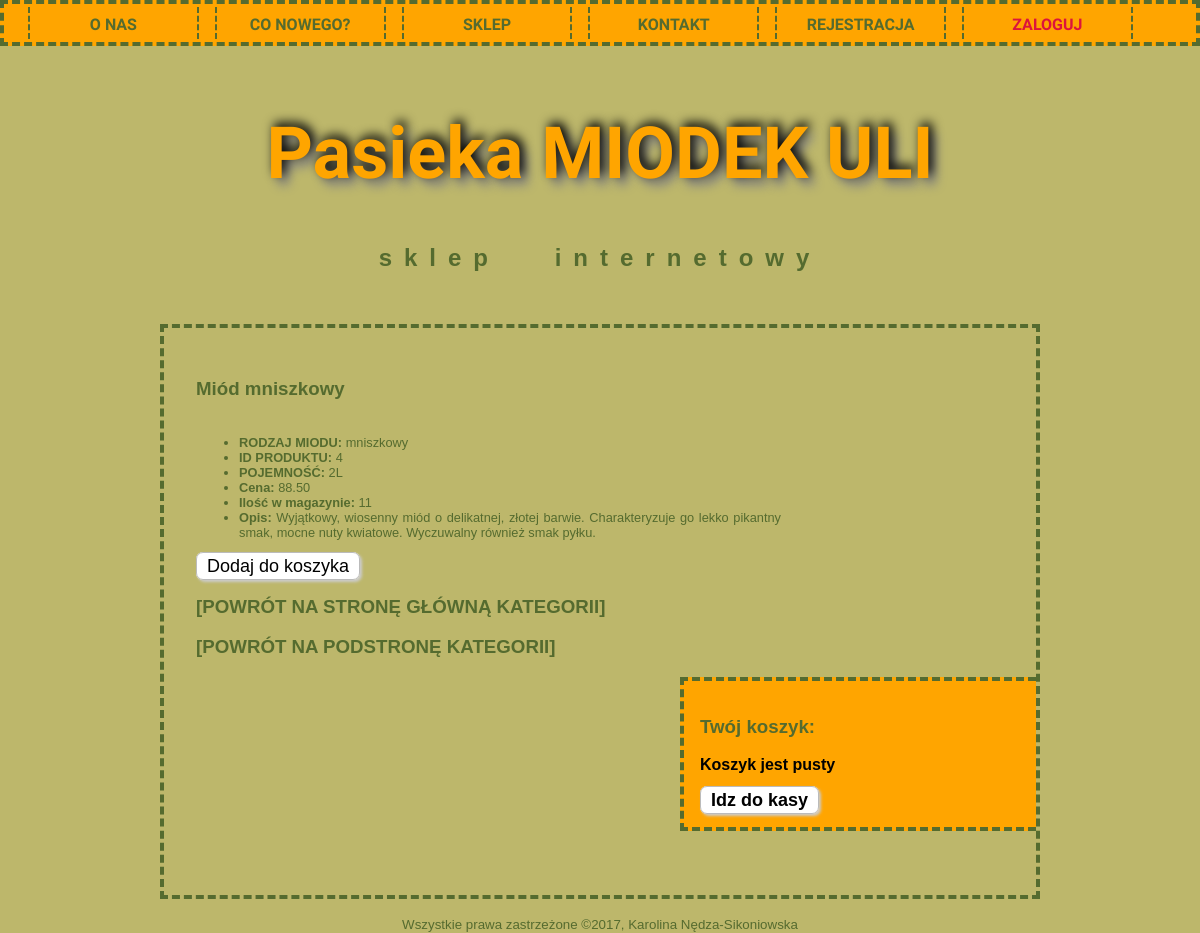
Screenshot of /ten_sloik_miodu.php?id_mp=4 with the database file from the repository.
### tables this page shows
CREATE TABLE `miody` (
  `id_miod` tinyint(4) NOT NULL,
  `nazwa_m` varchar(50) NOT NULL,
  `opis_m` text NOT NULL
);

CREATE TABLE `miod_poj` (
  `id_mp` tinyint(4) NOT NULL,
  `rodzaj` tinyint(4) NOT NULL,
  `pojemnosc` tinyint(4) NOT NULL,
  `cena` decimal(10,2) NOT NULL,
  `stan` int(10) UNSIGNED NOT NULL
);

CREATE TABLE `pojemnosc` (
  `id_poj` int(11) NOT NULL,
  `nazwa_poj` varchar(11) NOT NULL
);

### ten_sloik_miodu.php (the view, shortened to what this page needs)
<?php
require "funkcje_sklep.php";
$id_mp = $_GET['id_mp'];
$miod = pobierz_szczegoly_miodu($id_mp);
?>
<!DOCTYPE html>
<html lang="pl-PL">
  <head>
	<link rel="stylesheet" href="styl1.css" type="text/css">
  </head>
 <body>
<div id="top"><nav>
	<div class="nav"><a href="index.php">o nas</a></div>
    <div class="nav"><a href="news.php">co nowego?</a></div>
    <div class="nav"><a href="sklep.php">sklep</a></div>
	<div class="nav"><a href="kontakt.php">kontakt</a></div>
    <?php
	if (isset($_SESSION['zalogowany'])&&$_SESSION['zalogowany']==true)
	{
		echo '<div class="nav"><a href="user_start.php">twoje konto</a></div>';
	}
	else
	{
		echo '<div class="nav"><a href="register.php">rejestracja</a></div>';
	}
	?>
	<?php
	if (isset($_SESSION['zalogowany'])&&$_SESSION['zalogowany']==true)
	{
		echo '<div class="nav"><a href="logout.php"><span style="color:crimson;">wyloguj</span></a></div>';
	}
	else
	{
		echo '<div class="nav"><a href="login.php"><span style="color:crimson;">zaloguj</span></a></div>';
	}
	?>
</nav></div>
 <div id="logo">
	<h1>Pasieka MIODEK ULI</h1>
	<h2>sklep internetowy</h2>
 </div>
 <div id="main">
	<div id="maincontent">
	<h3><?php echo "Miód ".$miod['nazwa_m']; ?></h3>
<?php
wyswietl_szczegoly_mp($miod);
$akcja = "ten_sloik_miodu.php?id_mp=".$id_mp;
przycisk($akcja."&nowy=".$id_mp, "Dodaj do koszyka");
?>
<a href="sklep.php"><h3>[POWRÓT NA STRONĘ GŁÓWNĄ KATEGORII]</h3></a>
<a href="<?php echo "show_me_my_miod.php?id_miod=".$miod['id_miod'];?>"><h3>[POWRÓT NA PODSTRONĘ KATEGORII]</h3></a>
</div>
	<aside id="basket">
		<div>
		<h3>Twój koszyk:</h3>
<?php
if(($_SESSION['koszyk']) && (array_count_values($_SESSION['koszyk'])))
{
	pokaz_koszyk($_SESSION['koszyk']);
}
else
{
	echo "<p>Koszyk jest pusty</p>";
}
?>
		</div>
	</aside>
 </div>
 <footer>
	 <small>Wszystkie prawa zastrzeżone &copy;2017, <a href="mailto:karolcia999@gmail.com">Karolina Nędza-Sikoniowska</a></small>
 </footer>
 </body>
 </html>

### funkcje_sklep.php (shortened to what this page needs)
<?php
function pobierz_szczegoly_miodu($id_mp)
{
				try
				{
					$connection = polacz();
					if($connection->connect_errno!=0)
					{
						throw new Exception(mysqli_connect_errno());
					}
					else
					{
						$query = "SELECT M.nazwa_m, M.id_miod, MP.id_mp, P.nazwa_poj, M.opis_m, MP.cena, MP.stan
						FROM miody AS M, miod_poj AS MP, pojemnosc AS P
						WHERE MP.rodzaj = M.id_miod AND MP.pojemnosc = P.id_poj AND MP.id_mp = '$id_mp';";
						$result = $connection->query($query);
						if(!$result) throw new Exception($connection->error);
						else
						{
							$result = @$result->fetch_assoc();
						}
						return $result;
					}
				}
				catch(Exception $err)
				{
					blad($err);
				}
}
function wyswietl_szczegoly_mp($miod)
{
  if (is_array($miod))
  {
    echo "<table><tr>";
    echo "<td><ul>";
    echo "<li><strong>RODZAJ MIODU:</strong> ";
    echo $miod['nazwa_m'];
    echo "</li><li><strong>ID PRODUKTU:</strong> ";
    echo $miod['id_mp'];
	echo "<li><strong>POJEMNOŚĆ:</strong> ";
    echo $miod['nazwa_poj'];
    echo "</li><li><strong>Cena:</strong> ";
    echo $miod['cena'];
	echo "<li><strong>Ilość w magazynie:</strong> ";
    echo $miod['stan'];
    echo "</li><li><strong>Opis:</strong> ";
    echo $miod['opis_m'];
    echo "</li></ul></td></tr></table>";
  }
  else {
    echo "Dane miodu niedostępne. Wróć tu za chwilkę.";
  }
}
function przycisk($cel, $dzialanie) {
  echo '<a href="'.$cel.'" class="button">'.$dzialanie.'</a>';
}
?>

### styl1.css (style rules this page uses)
body { background-color: darkkhaki; font-size: medium; font-family: Calibri, sans-serif; margin: 0 !important; }
nav { width: auto; padding: 0.2em 1em; font-family: 'Cabin Sketch', cursive; font-size: 1em; font-weight: bold; text-transform: uppercase; text-align: center; color: darkolivegreen; background-color: orange; list-style-type: none; border: 4px dashed; margin-left: auto; margin-right: auto; }
.nav { float: left; margin-left: 0.5em; margin-right: 0.5em; padding: 0.5em 0.5em; margin-top: 0; border-right: 2px dashed; border-left: 2px dashed; background-color: orange; min-width: 13% ; height:1em; }
#top { margin-left: auto; margin-right: auto; }
#logo { padding: 1em 0; border: 0px; margin-right: auto; margin-left: auto; }
#main { width: 70%; padding-right: 0em; padding-left: 2em; padding-top: 2em; padding-bottom: 4em; margin-right: auto; margin-left: auto; margin-top: 1em; margin-bottom: 1em; color: darkolivegreen; text-align: justify; border: 4px dashed; }
#maincontent { float: left; width: auto; max-width: 70%; }
aside { float: right; padding: 1em; border-top: 4px dashed; border-bottom: 4px dashed; border-left: 4px dashed; color: darkolivegreen; background-color: orange; font-weight: bold; width: 20em; }
footer { clear: both; text-align: center; color: darkolivegreen; }
h1 { color: orange; font-family: 'Cabin Sketch', cursive; font-size: 4.5em; text-align: center; text-shadow: .05em -.05em 0.15em black, .1em .1em 0.15em gray; }
h2 { word-spacing: 1.5em; letter-spacing: 0.5em; text-align: center; color: darkolivegreen; }
p { color: black; }
a { text-decoration: none; color: darkolivegreen; }
#basket { background: url('img/mono-basket.png'); background-size: 6em 6em; background-repeat: no-repeat; background-position: 90% 0%; background-color: orange; }
.button { background-color: white; border: 1px solid #bbbbbb; -moz-border-radius: 7px; -webkit-border-radius: 7px; border-radius: 7px; -moz-box-shadow: 2px 2px 3px #cccccc; -webkit-box-shadow: 2px 2px 3px #cccccc; box-shadow: 2px 2px 3px #cccccc; text-decoration: none; color: black; font-family: Calibri, sans-serif; font-size: 18px; outline: none; padding: 3px 10px; }
table { font-size: 0.8em; margin-left: 0%; padding-left: 0; }

### rows the page displays
miody: nazwa_m "mniszkowy", miod_poj.id_mp "4", pojemnosc.nazwa_poj "2L", miod_poj.cena "88.50", miod_poj.stan "11", opis_m "Wyjątkowy, wiosenny miód o delikatnej, złotej barwie. Charakteryzuje go lekko pikantny smak, mocne nuty kwiatowe. Wyczuwalny również smak pyłku."

### other values shown
$dzialanie "Dodaj do koszyka Idz do kasy"
